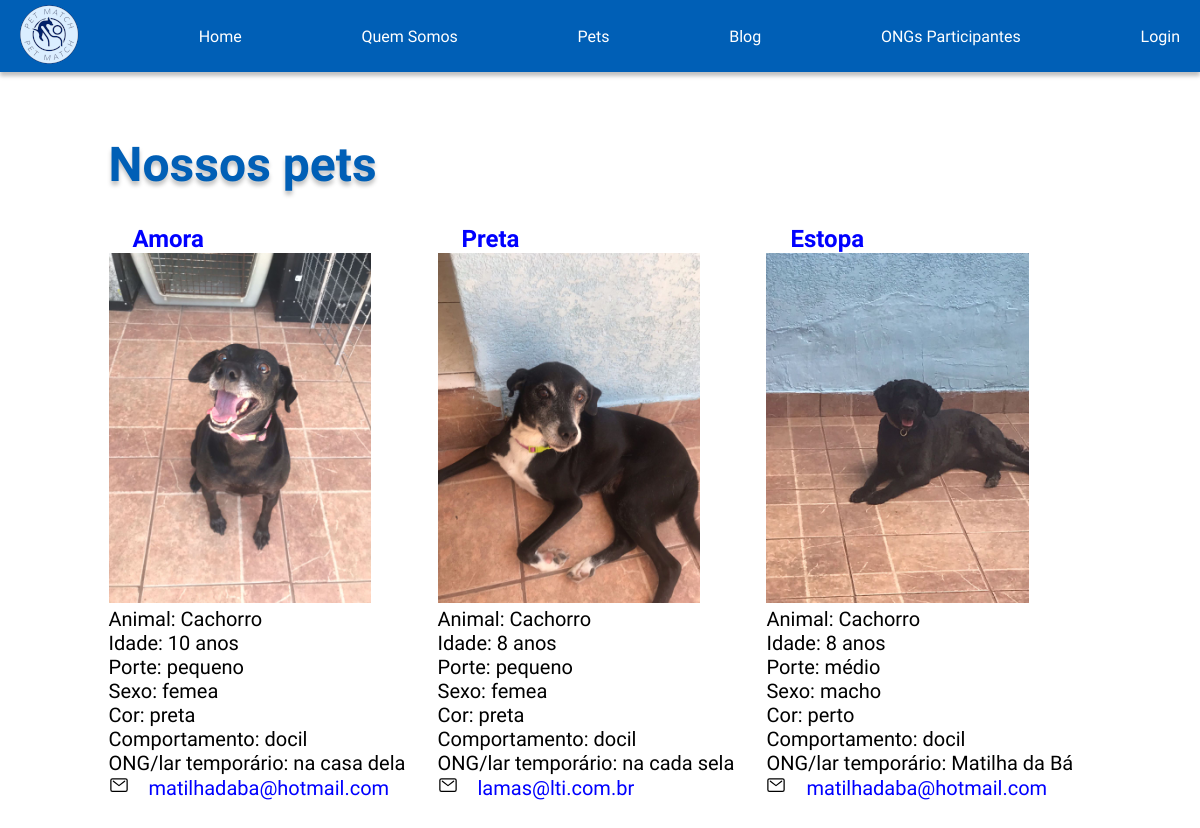
Before: /lista_pets with the older database file.
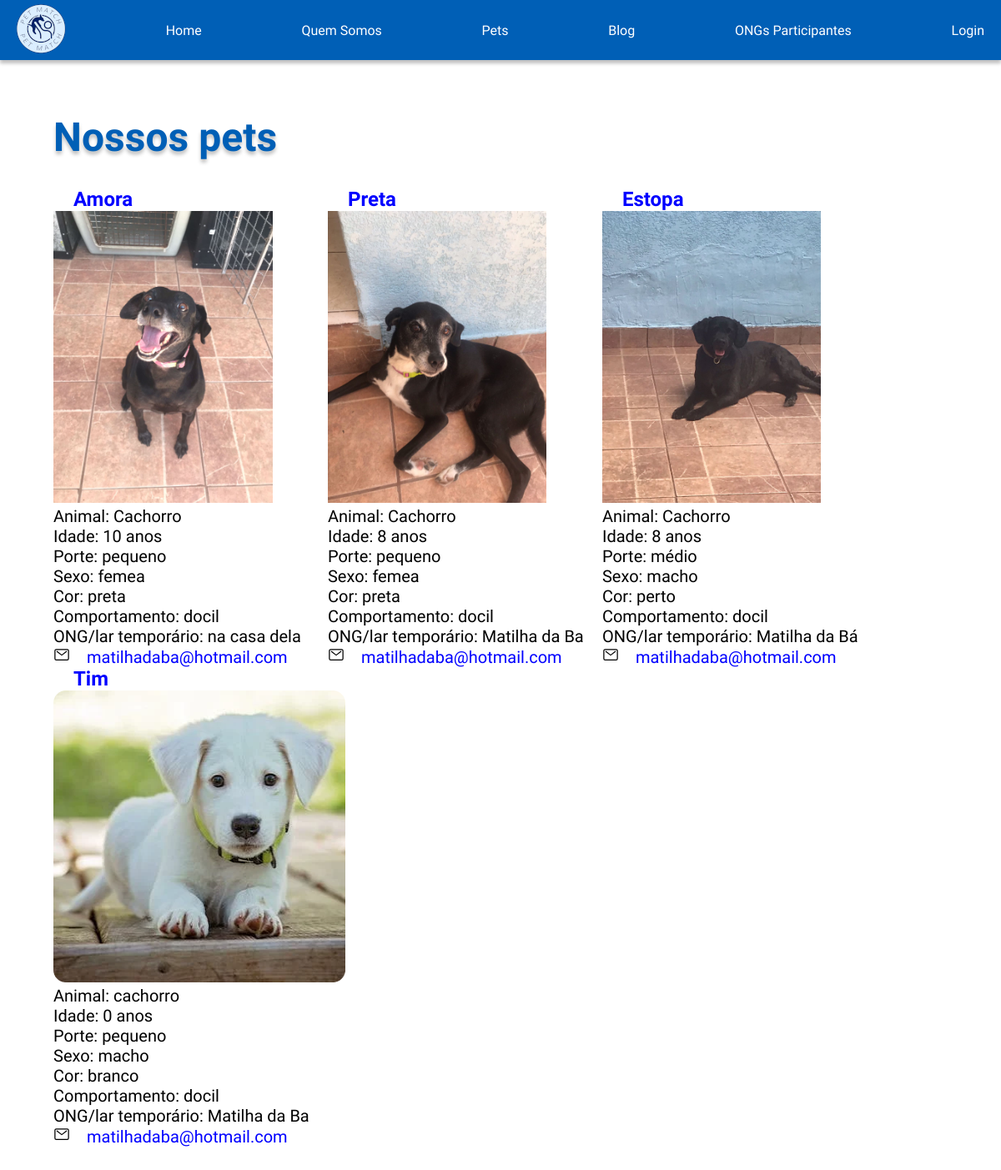
After: the same page with the newer database file.
### petmatch/models.py (models this page shows, shortened)
class Pet(models.Model):
    animal = models.CharField(max_length=200)
    nome = models.CharField(max_length=200)
    data_nascimento = models.DateTimeField("data de nascimento")
    porte = models.CharField(max_length=10) # pequeno / medio / grande
    sexo = models.CharField(max_length=5) # femea / macho
    cor = models.CharField(max_length=200)
    localizacao = models.CharField(max_length=500)
    comportamento = models.CharField(max_length=500)
    email_contato = models.CharField(max_length=500, default="noreply@noreply.com.br")
    foto = models.ImageField(upload_to="photos/")
    def idade(self) -> int:
        return timezone.now().year - self.data_nascimento.year

### petmatch/views.py (the view)
# urls.py: path("lista_pets", views.lista_pets, name="lista_pets"),
def lista_pets(request):
    try:
        pets = Pet.objects.all()
    except Pet.DoesNotExist:
        raise Http404("Pet não encontrado")
    return render(request, "petmatch/lista_pets.html", {"pets": pets})

### templates/petmatch/lista_pets.html (shortened to what this page needs)
{% load static %}
<!DOCTYPE html>
<html lang="pt-BR">
    <head>
        <link rel="stylesheet" href="{% static 'styles\styles.css' %}">
    </head>
    <body>
        <main>
            <section id="home">
                <section class="cabecalho">
                    <nav class="cabecalho-menu">
                        <a class="cabecalho-logo" href="{% url 'index' %}">
                            <img src="{% static 'img/logo-menor.png' %}" alt="logo Petmatching" />
                        </a>
                        <a class="cabecalho-menu-item" href="{% url 'index' %}">Home</a>
                        <a class="cabecalho-menu-item" href="{% url 'index' %}">Quem Somos</a>
                        <a class="cabecalho-menu-item" href="{% url 'lista_pets' %}">Pets</a>
                        <a class="cabecalho-menu-item" href="{% url 'index' %}">Blog</a>
                        <a class="cabecalho-menu-item" href="{% url 'lista_ong' %}">ONGs Participantes</a>
                        <a class="cabecalho-menu-item" href="{% url 'login' %}">Login</a>
                    </nav>
                </section>
                <section class="conteudo_inicial">
                    <section id="pets">
                        <h1>Nossos pets</h1>
                        <section class="detalhes_pet">
                            {% for pet in pets %}
                                <div class="detalhe_pet">
                                    <h2>
                                        <a href="{% url 'detalhes_pet' pet_id=pet.id %}">{{ pet.nome }}</a>
                                    </h2>
                                    <img class="imagem_pet_home" src="{{ pet.foto.url }}">
                                    <ul>
                                        <li>Animal: {{ pet.animal }}</li>
                                        <li>Idade: {{ pet.idade }} anos</li>
                                        <li>Porte: {{ pet.porte }}</li>
                                        <li>Sexo: {{ pet.sexo }}</li>
                                        <li>Cor: {{ pet.cor }}</li>
                                        <li>Comportamento: {{ pet.comportamento }}</li>
                                        <li>ONG/lar temporário: {{ pet.localizacao }}</li>
                                        <li>
                                        <ion-icon name="mail-outline"></ion-icon><a href="{{ pet.email_contato }}">{{ pet.email_contato }}</a>
                                    </li>
                                </ul>
                            </div>
                        {% endfor %}
                    </section>
                </section>
            </section>
        </section>
    </main>
</body>
</html>

### setup/static/styles/styles.css (style rules this page uses)
* { margin: 0; padding: 0; box-sizing: border-box; text-decoration: none; }
.cabecalho { display: flex; flex-direction: row; align-items: center; justify-content: space-between; width: 100%; padding: 4px; color: #ffffff; background: #005FB6; box-shadow: 0px 4px 4px rgba(0, 0, 0, 0.25); }
.cabecalho-menu { width: 100%; display: flex; justify-content: space-between; align-content: center; align-items: center; }
#home { height: 750px; }
.conteudo_inicial { display: flex; flex-direction: row; justify-content: center; align-items: center; width: 100%; padding: 1em; }
body { box-sizing: border-box; height: 100vh; font-family: 'Lilita One'; font-style: normal; font-size: 1rem; font-weight: 400; }
h1 { font-family: 'Titan One'; font-size: 3rem; color: #005FB6; text-shadow: 0px 4px 4px rgba(0, 0, 0, 0.25); margin: 32px; }
h2 { font-size: 1.5rem; }
p, li { font-family: 'Quicksand', sans-serif; font-size: 1.25rem; list-style-type: none; }
a { padding-right: 1em; padding-left: 1em; color: #ffffff; }
#pets { min-height: 750px; margin: 1em; }
.imagem_pet_home { width: auto; height: 350px; }
.detalhes_pet { margin: 2em; width: 100%; }
.detalhes_pet a { color: blue; }
.detalhes_pet .detalhe_pet { width: 325px; display:inline-block; }

Changed rows visible on the page:
changed Pet "Preta": localizacao "na cada sela" → "Matilha da Ba"; email_contato "lamas@lti.com.br" → "matilhadaba@hotmail.com"
added Pet: nome "Tim", foto (picture), animal "cachorro", idade "0", porte "pequeno", sexo "macho", cor "branco", comportamento "docil", localizacao "Matilha da Ba", email_contato "matilhadaba@hotmail.com"
